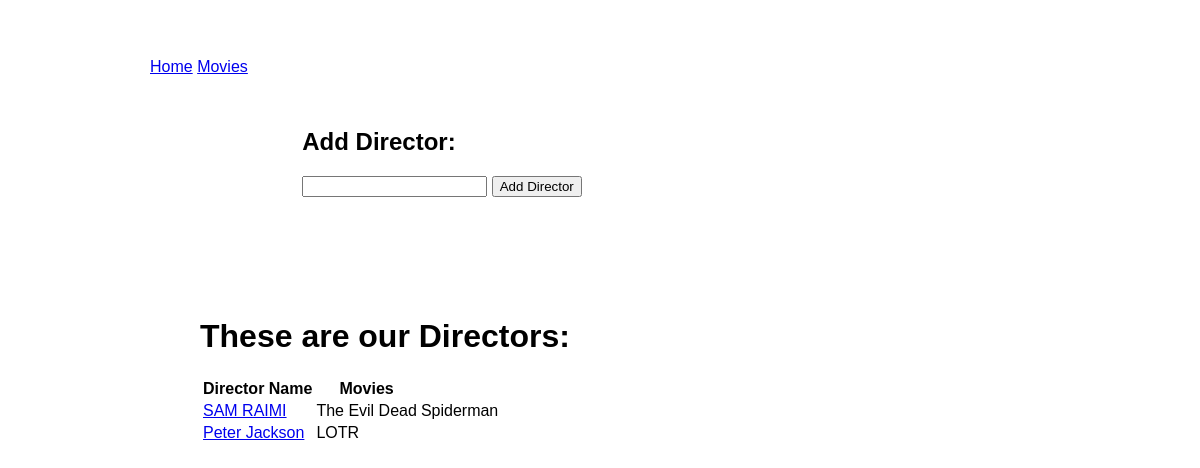
/directors, run on an earlier commit of the app's database.
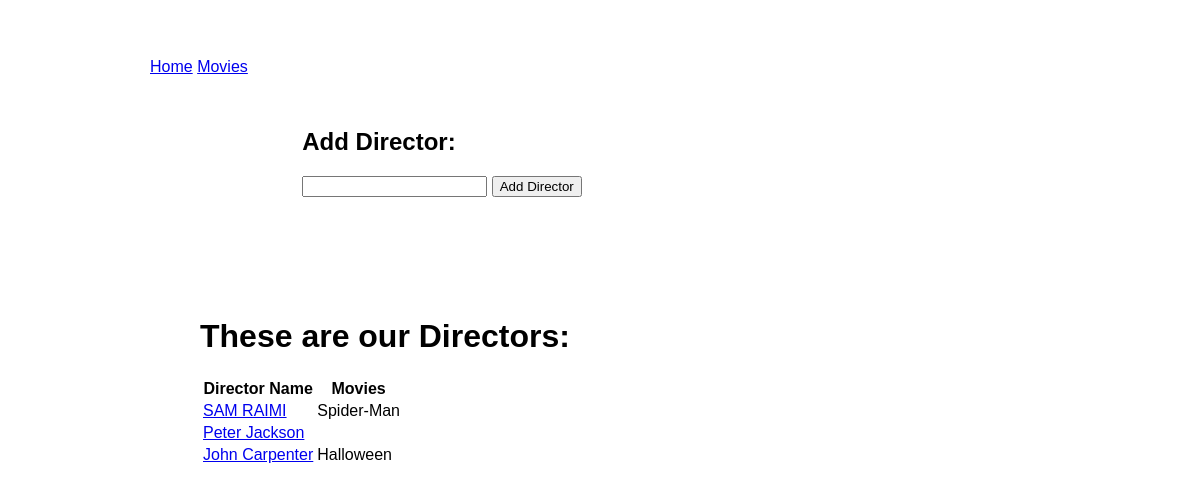
And on a later commit of the database.
### movie_app/models.py (models this page shows)
class Director(models.Model):
    name = models.CharField(max_length=255)
    created_at = models.DateTimeField(auto_now=True)
    updated_at = models.DateTimeField(auto_now_add=True)

class Movie(models.Model):
    title = models.CharField(max_length=100)
    description = models.CharField(max_length=255)
    director = models.ForeignKey(Director, related_name="movies", on_delete=models.CASCADE)
    created_at = models.DateTimeField(auto_now=True)
    updated_at = models.DateTimeField(auto_now_add=True)

### movie_app/views.py (the view)
# urls.py: path('directors', views.directors),
def directors(request):
    context = {
        'all_directors': Director.objects.all()
    }
    return render(request, 'directors.html', context)

### movie_app/templates/directors.html (shortened to what this page needs)
<!DOCTYPE html>
<html lang="en">
<head>
    {% load static %}
    <link rel="stylesheet" href="{% static 'style.css' %}">
    <link rel="stylesheet" href="{% static 'content.css' %}">
</head>
<body>
    <div id="wrapper">
        <a href="/">Home</a>
        <a href="/movies">Movies</a>
        <div class="main_content">
            <h2>Add Director:</h2>
            <form action="/add_director" method='POST'>
                <input type="text" name="name">
                <input type="submit" value="Add Director">
            </form>
        </div>
        <div class="main_content">
            <h1>These are our Directors:</h1>
            <table>
                <tr>
                    <th>Director Name</th>
                    <th>Movies</th>
                </tr>
                {% for director in all_directors %}
                <tr>
                    <td><a href="/director/{{director.id}}">{{director.name}}</a></td>
                    {% for movie in director.movies.all %}
                    <td>{{movie.title}}</td>
                    {% endfor %}
                </tr>
                {% endfor %}
            </table>
        </div>
    </div>
</body>
</html>

What changed in the data, as far as the page shows it:
removed Movie: title "The Evil Dead", shown under Director "SAM RAIMI"
removed Movie: title "LOTR", shown under Director "Peter Jackson"
changed Movie: title "Spiderman" → "Spider-Man"
added Director: name "John Carpenter"
added Movie: title "Halloween", shown under "John Carpenter"
